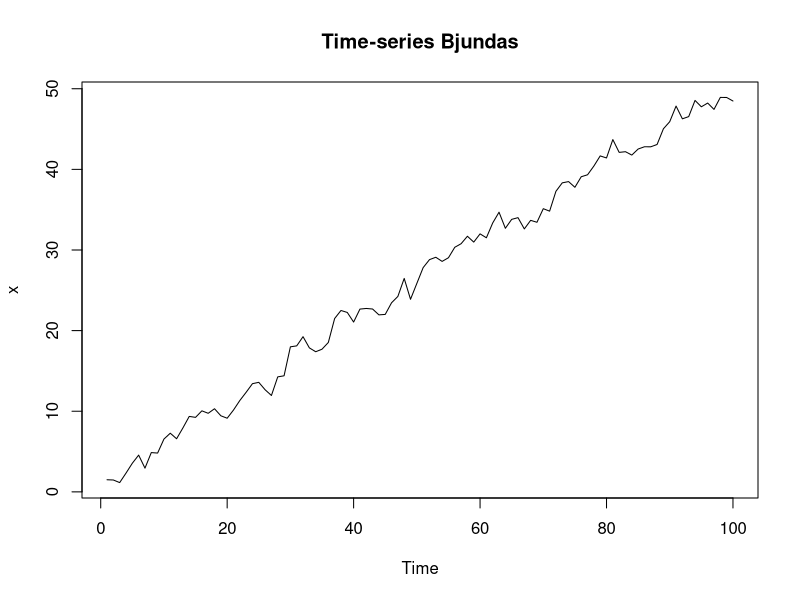

Reproduce this figure in R.
# Programmer: Giovani Carrara Rodrigues

# date: ago/24/2015

# description: Creating a fake time-series, a moving average filter and a exponential smoothing filter
	
# Inicio do exercício a) Creating a fake time-series

rm(list=ls(all=T)) # remove content from the Environment

set.seed(2015)

N <- 100 # quantidade de valores gerados

vari <- 1 # atribuindo variância do erro aleatório "a"
aver <- 0 # atribuindo média do erro aleatório "a"


# declarando vetores de cada componente da série temporal

z   <- rep(0,N) # componente estocástica
a   <- rep(0,N) # erro aletório gerado por uma dist. normal
tre <- rep(0,N) # tendencia 
x   <- rep(0,N) # valor fake da série 


trend <- function(j){
# Coeficientes tendencia dada pelo polinômio trend = alpha0 + alpha1*t + alpha2*(t^2)
	alpha0 <- 1
	alpha1 <- 0.5
	alpha2 <- 0

	aux <- alpha0 + alpha1*j + alpha2*(j^2)
	return(aux)
}

#trend[1] <- alpha0 + alpha1*1 + alpha2*(1^2)

# atribuindo valor à primeira posição de x

a[1]   <- rnorm(1,0,1)

z[1]   <- 0

tre[1] <- trend(1)

x[1]   <- trend(1) + z[1]

#Gerando a série temporal

for(i in 2:N){
	a[i]   <- rnorm(1,aver,vari) 
	z[i]   <- 0.5*z[i-1] + a[i]
	tre[i] <- trend(i)
	x[i]   <- tre[i] + z[i]
	cat(i,"\n")	
}

ts.plot(x,main="Time-series Bjundas") # plotando o gráfico da série temporal

# Salvando o gráfico da série temporal em pdf
pdf(paste("time-series","mean=",as.character(aver),"var=",as.character(vari),"N=",as.character(N),".pdf"))
plot(x,type="l",col="#00FFFF",lwd=1,lty=1)
dev.off()

#final exercício a)

# Início exercício b) moving average filter

# função para calcular as médias móveis, onde t é a entrada da série e j é índice "k" das médias móveis
maf <- function(t,j) {
  if(j>length(t)) return("jumento, o tamanho da média móvel nao pode ser maior que o tamanho da série")
	size <- length(t)-2*j # tamanho da nova série
	p <-j # atribuindo para nao dar problema
	#contr <- 2*j # talves eu use
	aux <- rep(0,size) # criando vetor da série filtrada
	for(k in 1:size){ # gerando a série filtrada
		o <- 1
		aux[k] <- t[k+p] # atribuindo valor central
		while(o <= j){
			aux[k] <- aux[k]+t[k+p-o] + t[k+p+o] #atribuindo valores com mesma distância
			o <- o+1
		}
		aux[k] <- aux[k]/(2*j+1) # dividindo pela quantidade de valores na média móvel
	}
	return(aux) # retornando a série filtrada
}

tam <- 2 # k das médias móveis

tsma <- maf(x,tam) # chamando a função que calcula as médias móveis

pdf(paste("time-series after moving average","mean=",as.character(aver),"var=",as.character(vari),"N=",as.character(N),".pdf"))
ts.plot(tsma,main="Time-series after moving average Bjundas")
dev.off()

# final exercício b)

# Início exercício c) exponential smoothing

exps <- function(t,a){
  if(a<0 || a>1) return("Para de ser burro vc errou o segundo parametro da função")
  size <- length(t) # tamanho do vetor de retorno
  aux <- rep(0,size) # criando o vetor de retorno
  aux[1] <- t[1] # atribuindo o primeiro passo
  for(i in 2:size){ # calculando a suavização exponencial
    aux[i] <- a*t[i] + (1-a)*t[i-1]
  }
  return(aux) # retornando o vetor com a suavização esponencial
}

tsexp <- exps(x,0.4)

# plotando o gráfico final

pdf("bjundas.pdf")

plot(x,type="l",main="Série-temporal Bjundas com alguns filtros",col="blue",lwd=1,lty=1)

points(tsma,type="l",col="red",lwd=1,lty=1)
points(tsexp,type="l",col="green",lwd=1,lty=1)

legend("bottomright", legend=c("TS Bjudas", "moving average","exp smoothing"),col=c("Blue", "red","green"), lty=1, cex=0.8)

dev.off()